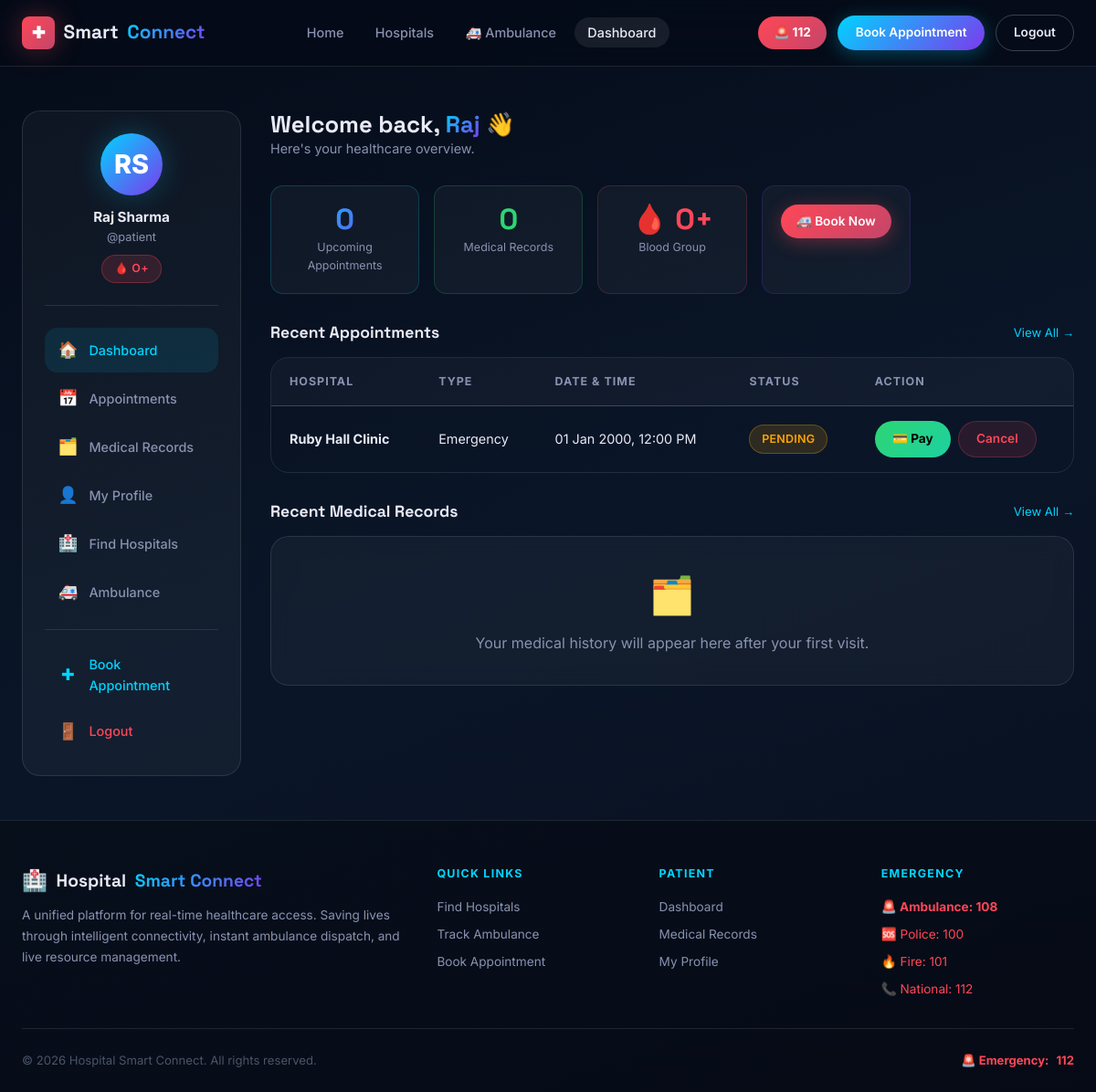
The app's page /dashboard/ (signed in) with its own data.
### core/models.py (models this page shows, shortened)
class PatientProfile(models.Model):
    BLOOD_GROUP_CHOICES = [
        ('A+', 'A+'), ('A-', 'A-'), ('B+', 'B+'), ('B-', 'B-'),
        ('O+', 'O+'), ('O-', 'O-'), ('AB+', 'AB+'), ('AB-', 'AB-'),
    ]
    user = models.OneToOneField(User, on_delete=models.CASCADE, related_name='patient_profile')
    phone = models.CharField(max_length=20)
    date_of_birth = models.DateField(null=True, blank=True)
    blood_group = models.CharField(max_length=5, choices=BLOOD_GROUP_CHOICES, blank=True)
    address = models.TextField(blank=True)
    emergency_contact_name = models.CharField(max_length=100, blank=True)
    emergency_contact_phone = models.CharField(max_length=20, blank=True)
    allergies = models.TextField(blank=True)
    chronic_conditions = models.TextField(blank=True)
    avatar = models.ImageField(upload_to='avatars/', blank=True, null=True)

class Appointment(models.Model):
    STATUS_CHOICES = [
        ('pending', 'Pending'),
        ('confirmed', 'Confirmed'),
        ('in_progress', 'In Progress'),
        ('completed', 'Completed'),
        ('cancelled', 'Cancelled'),
    ]
    TYPE_CHOICES = [
        ('emergency', 'Emergency'),
        ('consultation', 'Consultation'),
        ('follow_up', 'Follow-Up'),
        ('diagnostic', 'Diagnostic'),
    ]
    patient = models.ForeignKey(User, on_delete=models.CASCADE, related_name='appointments')
    hospital = models.ForeignKey(Hospital, on_delete=models.CASCADE, related_name='appointments')
    appointment_type = models.CharField(max_length=20, choices=TYPE_CHOICES, default='consultation')
    status = models.CharField(max_length=20, choices=STATUS_CHOICES, default='pending')
    scheduled_at = models.DateTimeField()
    reason = models.TextField()
    notes = models.TextField(blank=True)
    ambulance_required = models.BooleanField(default=False)
    relative_contact = models.CharField(max_length=20, blank=True)
    created_at = models.DateTimeField(auto_now_add=True)
    updated_at = models.DateTimeField(auto_now=True)
    class Meta:
        ordering = ['-created_at']

class Hospital(models.Model):
    name = models.CharField(max_length=200)
    address = models.TextField()
    city = models.CharField(max_length=100)
    phone = models.CharField(max_length=20)
    email = models.EmailField(blank=True)
    latitude = models.DecimalField(max_digits=9, decimal_places=6, default=0)
    longitude = models.DecimalField(max_digits=9, decimal_places=6, default=0)
    emergency_contact = models.CharField(max_length=20, blank=True)
    is_active = models.BooleanField(default=True)
    image = models.ImageField(upload_to='hospitals/', blank=True, null=True)
    created_at = models.DateTimeField(auto_now_add=True)

### core/views.py (the view)
# urls.py: path('dashboard/', views.dashboard, name='dashboard'),
@login_required
def dashboard(request):
    appointments = Appointment.objects.filter(patient=request.user).select_related('hospital')[:5]
    records = MedicalRecord.objects.filter(patient=request.user).select_related('hospital')[:3]
    upcoming = Appointment.objects.filter(
        patient=request.user,
        status__in=['pending', 'confirmed'],
        scheduled_at__gte=timezone.now()
    ).count()
    context = {
        'appointments': appointments,
        'records': records,
        'upcoming': upcoming,
        'page': 'dashboard',
    }
    return render(request, 'core/dashboard.html', context)

### templates/core/dashboard.html (shortened to what this page needs)
{% extends 'base.html' %}
{% block content %}
<section class="section-sm">
  <div class="container">
    <div class="dashboard-layout">
      <aside class="sidebar">
        <div class="sidebar-user">
          <div class="sidebar-avatar">{{ user.first_name|first|upper }}{{ user.last_name|first|upper }}</div>
          <div class="sidebar-name">{{ user.get_full_name|default:user.username }}</div>
          <div class="sidebar-username">@{{ user.username }}</div>
          {% if user.patient_profile.blood_group %}
          <div style="margin-top:.5rem"><span class="badge badge-red">🩸 {{ user.patient_profile.blood_group }}</span></div>
          {% endif %}
        </div>
        <nav class="sidebar-nav">
          <a href="{% url 'dashboard' %}" class="sidebar-link active" id="sidebar-dashboard"><span class="sidebar-icon">🏠</span>Dashboard</a>
          <a href="{% url 'my_appointments' %}" class="sidebar-link" id="sidebar-appointments"><span class="sidebar-icon">📅</span>Appointments</a>
          <a href="{% url 'medical_records' %}" class="sidebar-link" id="sidebar-records"><span class="sidebar-icon">🗂️</span>Medical Records</a>
          <a href="{% url 'profile' %}" class="sidebar-link" id="sidebar-profile"><span class="sidebar-icon">👤</span>My Profile</a>
          <a href="{% url 'hospitals' %}" class="sidebar-link" id="sidebar-hospitals"><span class="sidebar-icon">🏥</span>Find Hospitals</a>
          <a href="{% url 'ambulance' %}" class="sidebar-link" id="sidebar-ambulance"><span class="sidebar-icon">🚑</span>Ambulance</a>
          <div style="border-top:1px solid var(--clr-border);margin:.75rem 0"></div>
          <a href="{% url 'book_appointment' %}" class="sidebar-link" id="sidebar-book" style="color:var(--clr-primary)"><span class="sidebar-icon">✚</span>Book Appointment</a>
          <a href="{% url 'logout' %}" class="sidebar-link" id="sidebar-logout" style="color:#ff4757"><span class="sidebar-icon">🚪</span>Logout</a>
        </nav>
      </aside>
      <main>
        <div style="margin-bottom:1.75rem">
          <h1 style="font-size:1.6rem">Welcome back, <span class="text-gradient">{{ user.first_name|default:user.username }}</span> 👋</h1>
          <p style="font-size:.9rem">Here's your healthcare overview.</p>
        </div>
        <div class="stat-grid" style="margin-bottom:2rem">
          <div class="stat-widget" style="border-color:rgba(0,212,255,0.2)">
            <div class="stat-widget-num text-gradient">{{ upcoming }}</div>
            <div class="stat-widget-label">Upcoming Appointments</div>
          </div>
          <div class="stat-widget" style="border-color:rgba(46,213,115,0.2)">
            <div class="stat-widget-num" style="color:var(--clr-accent-green)">{{ records|length }}</div>
            <div class="stat-widget-label">Medical Records</div>
          </div>
          <div class="stat-widget" style="border-color:rgba(255,71,87,0.2)">
            <div class="stat-widget-num" style="color:var(--clr-accent-red)">🩸 {{ user.patient_profile.blood_group|default:"—" }}</div>
            <div class="stat-widget-label">Blood Group</div>
          </div>
          <div class="stat-widget" style="border-color:rgba(124,58,237,0.2)">
            <a href="{% url 'book_appointment' %}" class="btn btn-emergency btn-sm btn-block" id="quick-book-btn">🚑 Book Now</a>
          </div>
        </div>
        <div style="margin-bottom:2rem">
          <div style="display:flex;justify-content:space-between;align-items:center;margin-bottom:1rem">
            <h2 style="font-size:1.1rem">Recent Appointments</h2>
            <a href="{% url 'my_appointments' %}" style="font-size:.82rem;color:var(--clr-primary)">View All →</a>
          </div>
          {% if appointments %}
          <div class="table-wrap">
            <table>
              <thead><tr><th>Hospital</th><th>Type</th><th>Date &amp; Time</th><th>Status</th><th>Action</th></tr></thead>
              <tbody>
                {% for appt in appointments %}
                <tr>
                  <td><strong>{{ appt.hospital.name }}</strong></td>
                  <td>{{ appt.get_appointment_type_display }}</td>
                  <td>{{ appt.scheduled_at|date:"d M Y, h:i A" }}</td>
                  <td>
                    {% if appt.status == 'confirmed' %}<span class="badge badge-green">Confirmed</span>
                    {% elif appt.status == 'pending' %}<span class="badge badge-orange">Pending</span>
                    {% elif appt.status == 'completed' %}<span class="badge badge-blue">Completed</span>
                    {% elif appt.status == 'cancelled' %}<span class="badge badge-red">Cancelled</span>
                    {% else %}<span class="badge">{{ appt.get_status_display }}</span>{% endif %}
                  </td>
                  <td>
                    {% if appt.status not in 'completed,cancelled' %}
                    <div style="display:flex;gap:.5rem;flex-wrap:wrap">
                      {% if not appt.payment %}
                      <a href="{% url 'payment' appt.pk %}" class="btn btn-sm btn-success" id="pay-{{ appt.pk }}">💳 Pay</a>
                      {% endif %}
                      <a href="{% url 'cancel_appointment' appt.pk %}" class="btn btn-sm" style="background:rgba(255,71,87,0.12);color:#ff4757;border:1px solid rgba(255,71,87,0.25)" id="cancel-{{ appt.pk }}" onclick="return confirm('Cancel this appointment?')">Cancel</a>
                    </div>
                    {% else %}—{% endif %}
                  </td>
                </tr>
                {% endfor %}
              </tbody>
            </table>
          </div>
          {% else %}
          <div class="card" style="text-align:center;color:#8892b0;padding:2.5rem">
            <div style="font-size:3rem;margin-bottom:.75rem">📅</div>
            <p>No appointments yet.</p>
            <a href="{% url 'book_appointment' %}" class="btn btn-primary" style="margin-top:1rem" id="first-book-btn">Book Your First Appointment</a>
          </div>
          {% endif %}
        </div>
        <div>
          <div style="display:flex;justify-content:space-between;align-items:center;margin-bottom:1rem">
            <h2 style="font-size:1.1rem">Recent Medical Records</h2>
            <a href="{% url 'medical_records' %}" style="font-size:.82rem;color:var(--clr-primary)">View All →</a>
          </div>
          {% if records %}
          <div class="grid grid-auto">
            {% for rec in records %}
            <div class="card card-sm" id="record-{{ rec.pk }}">
              <div style="font-size:.78rem;color:var(--clr-primary);margin-bottom:.5rem;text-transform:uppercase;letter-spacing:.05em">{{ rec.created_at|date:"d M Y" }}</div>
              <div style="font-weight:700;margin-bottom:.25rem">{{ rec.hospital.name }}</div>
              <div style="font-size:.85rem;color:#8892b0;margin-bottom:.5rem">Dr. {{ rec.doctor_name }}</div>
              <div style="font-size:.85rem;line-height:1.5;color:var(--clr-text-muted)">{{ rec.diagnosis|truncatechars:80 }}</div>
              {% if rec.follow_up_date %}<div style="font-size:.78rem;color:var(--clr-accent-orange);margin-top:.5rem;font-weight:600">📅 Follow-up: {{ rec.follow_up_date|date:"d M Y" }}</div>{% endif %}
            </div>
            {% endfor %}
          </div>
          {% else %}
          <div class="card" style="text-align:center;color:#8892b0;padding:2rem">
            <div style="font-size:2.5rem;margin-bottom:.5rem">🗂️</div>
            <p>Your medical history will appear here after your first visit.</p>
          </div>
          {% endif %}
        </div>
      </main>
    </div>
  </div>
</section>
{% endblock %}

### records on screen
Appointment: hospital.name "Ruby Hall Clinic", appointment_type "Emergency", scheduled_at "01 Jan 2000, 12:00 PM", status "PENDING"

### other values on screen
{{ user.first_name|first|upper }} "R"
{{ user.last_name|first|upper }} "S"
{{ user.get_full_name|default:user.username }} "Raj Sharma"
{{ user.username }} "patient"
{{ user.patient_profile.blood_group }} "O+"
{{ user.first_name|default:user.username }} "Raj"
{{ upcoming }} "0"
{{ records|length }} "0"
{{ user.patient_profile.blood_group|default:"—" }} "O+"
